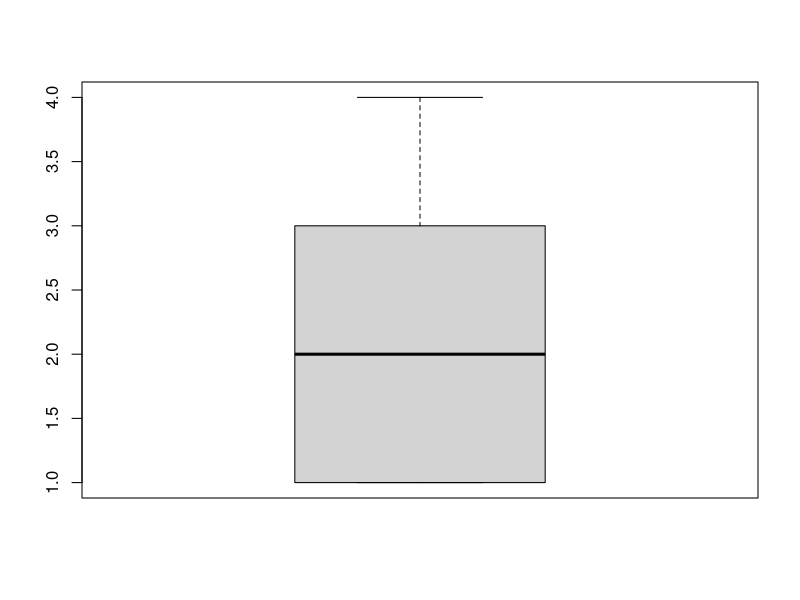
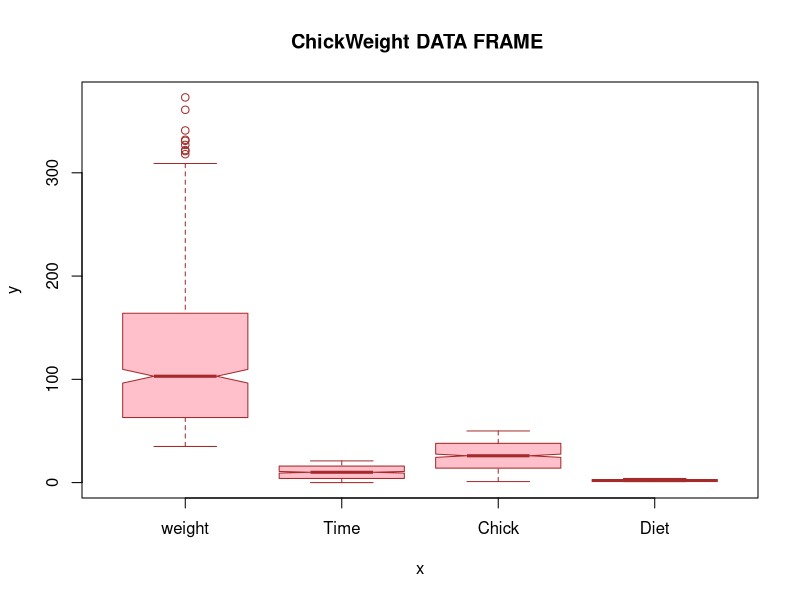

Write R code to recreate these figures, in order.
## Syntax -  boxplot(x,data,notch,varwidth,names,main)
names(ChickWeight )
View(ChickWeight )
boxplot(ChickWeight$Diet ) # we use dollar sign to access it

boxplot(ChickWeight ,
        main = "ChickWeight DATA FRAME " , 
        xlab = "x",
        ylab = "y",
        col = "pink",
        border = "brown",
        horizontal = FALSE,
        notch = TRUE
  )

#
data.frame()

student_data<-data.frame(
  student_rollno=c(1,2,3,4,5,6),
  student_name=c ("A","B","C" , "I" , "V" , "K" ),
  student_marks=c (31,65,12,98,35,56),
  student_status=c("fail","pass","fail","pass","fail","pass")
)

print(data)

